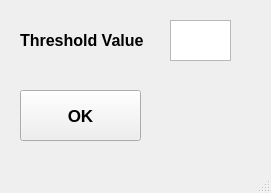
<?xml version="1.0" encoding="UTF-8"?>
<ui version="4.0">
 <class>MainWindow</class>
 <widget class="QMainWindow" name="MainWindow">
  <property name="geometry">
   <rect>
    <x>0</x>
    <y>0</y>
    <width>271</width>
    <height>193</height>
   </rect>
  </property>
  <property name="windowTitle">
   <string>MainWindow</string>
  </property>
  <widget class="QWidget" name="centralwidget">
   <widget class="QLabel" name="label_3">
    <property name="geometry">
     <rect>
      <x>20</x>
      <y>20</y>
      <width>151</width>
      <height>41</height>
     </rect>
    </property>
    <property name="font">
     <font>
      <pointsize>12</pointsize>
      <weight>75</weight>
      <bold>true</bold>
     </font>
    </property>
    <property name="text">
     <string>Threshold Value</string>
    </property>
   </widget>
   <widget class="QTextEdit" name="inpThres">
    <property name="geometry">
     <rect>
      <x>170</x>
      <y>20</y>
      <width>61</width>
      <height>41</height>
     </rect>
    </property>
    <property name="font">
     <font>
      <pointsize>14</pointsize>
     </font>
    </property>
   </widget>
   <widget class="QPushButton" name="btnOk">
    <property name="geometry">
     <rect>
      <x>20</x>
      <y>90</y>
      <width>121</width>
      <height>51</height>
     </rect>
    </property>
    <property name="font">
     <font>
      <pointsize>13</pointsize>
      <weight>75</weight>
      <bold>true</bold>
     </font>
    </property>
    <property name="text">
     <string>OK</string>
    </property>
   </widget>
  </widget>
  <widget class="QMenuBar" name="menubar">
   <property name="geometry">
    <rect>
     <x>0</x>
     <y>0</y>
     <width>271</width>
     <height>21</height>
    </rect>
   </property>
  </widget>
  <widget class="QStatusBar" name="statusbar"/>
 </widget>
 <resources/>
 <connections/>
</ui>
